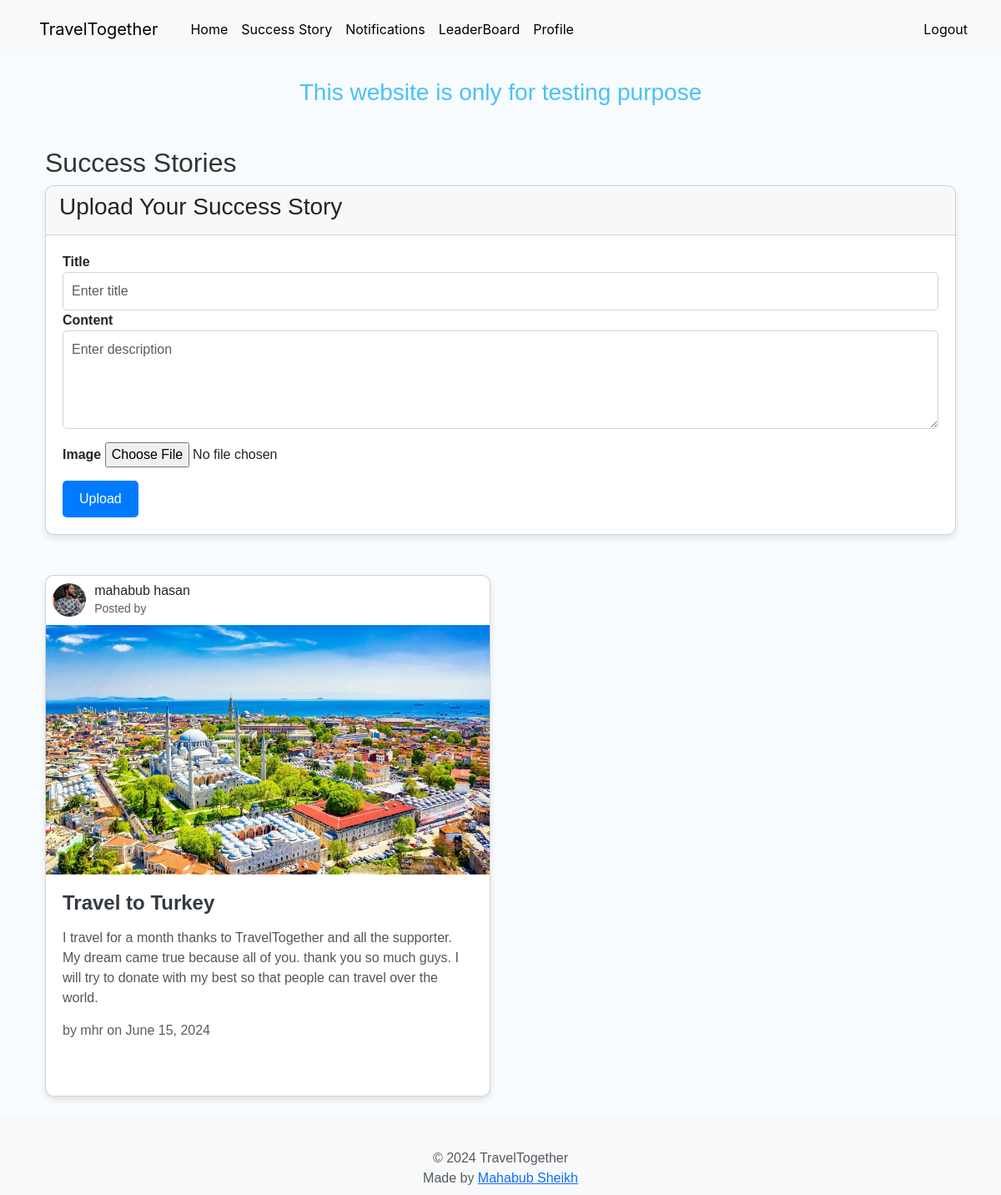
/success_stories/ (signed in), run on the app's committed database.
### main/models.py (models this page shows, shortened)
class SuccessStory(models.Model):
    user = models.ForeignKey(User, on_delete=models.CASCADE)
    title = models.CharField(max_length=200)
    content = models.TextField()
    image = models.ImageField(upload_to='success_stories/', blank=True, null=True)
    created_at = models.DateTimeField(auto_now_add=True)

class Profile(models.Model):
    user = models.OneToOneField(User, on_delete=models.CASCADE)
    notify_donations = models.BooleanField(default=True)
    notify_offers = models.BooleanField(default=True)
    notify_announcements = models.BooleanField(default=True)
    name = models.CharField(max_length=100, null=True)
    bio = models.TextField(blank=True)
    profile_picture = models.ImageField(upload_to='profile_pictures/', blank=True)
    badges = models.ManyToManyField(Badge, blank=True)
    balance = models.DecimalField(max_digits=10, decimal_places=2, default=0)
    deposit_amount = models.DecimalField(max_digits=10, decimal_places=2, default=0)

### main/views.py (the view)
# urls.py: path('success_stories/', views.success_stories, name='success_stories'),
@login_required
def success_stories(request):
    if request.method == 'POST':
        form = SuccessStoryForm(request.POST, request.FILES)
        if form.is_valid():
            success_story = form.save(commit=False)
            success_story.user = request.user
            success_story.save()
            messages.success(request, 'Success story uploaded successfully!')
            return redirect('success_stories')  # Adjust the redirect as needed
    else:
        form = SuccessStoryForm()
    success_stories = SuccessStory.objects.all()
    return render(request, 'success_stories.html', {'form': form, 'success_stories': success_stories})

### main/forms.py
class SuccessStoryForm(forms.ModelForm):
    class Meta:
        model = SuccessStory
        fields = ['title', 'content', 'image']
        widgets = {
            'title': forms.TextInput(attrs={'class': 'form-control', 'placeholder': 'Enter title'}),
            'content': forms.Textarea(attrs={'class': 'form-control', 'rows': 4, 'placeholder': 'Enter description'}),
            'image': forms.ClearableFileInput(attrs={'class': 'form-control-file'}),
        }

### main/templates/success_stories.html (shortened to what this page needs)
{% extends 'base.html' %}
{% block content %}
<div class="container mt-5">
    <h2>Success Stories</h2>
    <div class="card mb-5">
        <div class="card-header">
            <h3>Upload Your Success Story</h3>
        </div>
        <div class="card-body">
            <form method="post" enctype="multipart/form-data">
                <div class="form-group">
                    <label for="id_title">Title</label>
                    {{ form.title }}
                </div>
                <div class="form-group">
                    <label for="id_content">Content</label>
                    {{ form.content }}
                </div>
                <div class="form-group my-3">
                    <label for="id_image">Image</label>
                    {{ form.image }}
                </div>
                <button type="submit" class="btn btn-primary">Upload</button>
            </form>
        </div>
    </div>
    <div class="row">
        {% for story in success_stories %}
        <div class="col-md-6 mb-4">
            <div class="card h-100">
                <div class="d-flex align-items-center m-2">
                    <a href="{% url 'view_profile' story.user.id %}" class="d-flex align-items-center text-decoration-none text-dark">
                        <img src="{{ story.user.profile.profile_picture.url }}" alt="{{ story.user.profile.name }}" class="rounded-circle" style="height: 40px; margin-right: 10px">
                            <div>
                                <h6 class="mb-0">{{ story.user.profile.name }}</h6>
                                <small class="text-muted">Posted by</small>
                            </div>
                    </a>
                </div>
                {% if story.image %}
                <img src="{{ story.image.url }}" class="card-img-top" alt="Story Image">
                {% endif %}
                <div class="card-body">
                    <h5 class="card-title">{{ story.title }}</h5>
                    <p class="card-text">{{ story.content }}</p>
                    <p class="text-muted">by {{ story.user.username }} on {{ story.created_at|date:"F d, Y" }}</p>
                </div>
            </div>
        </div>
        {% endfor %}
    </div>
</div>
{% endblock %}

### main/static/myapp/main.css (style rules this page uses)
body { font-family: "Gill Sans", sans-serif; background-color: #f8fcff; color: #333; margin: 0; padding: 0; }
.container { margin-top: 30px; }
.card { box-shadow: 0 4px 8px rgba(0, 0, 0, 0.1); border-radius: 10px; overflow: hidden; margin-bottom: 30px; background-color: #fff; transition: transform 0.2s; }
.card-img-top { border-radius: 0; object-fit: cover; }
.card-title { font-size: 1.5rem; font-weight: 700; margin-bottom: 15px; color: #343a40; }
.card-text { font-size: 1rem; color: #555; margin-bottom: 15px; }
.card-body { padding: 20px; }
.btn { font-size: 1rem; padding: 10px 20px; border-radius: 5px; border: none; transition: background-color 0.3s; }
.btn-primary { background-color: #007bff; color: #fff; }
.form-control { padding: 10px; font-size: 1rem; border-radius: 5px; border: 1px solid #ced4da; transition: border-color 0.3s; }
.form-group label { font-weight: bold; }

### data on the page
SuccessStory: user.profile.profile_picture (picture), user.profile.name "mahabub hasan", image (picture), title "Travel to Turkey", content "I travel for a month thanks to TravelTogether and all the supporter. My dream came true because all of you. thank you so much guys. I will try to donate with my best so that people can travel over the world.", user.username "mhr", created_at "June 15, 2024"
